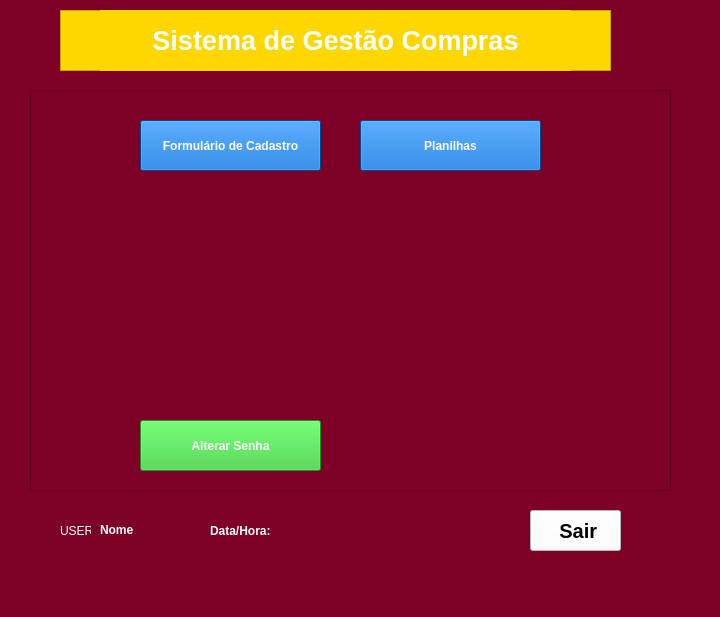
<?xml version="1.0" encoding="UTF-8"?>
<ui version="4.0">
 <class>MainWindow</class>
 <widget class="QMainWindow" name="MainWindow">
  <property name="geometry">
   <rect>
    <x>0</x>
    <y>0</y>
    <width>720</width>
    <height>617</height>
   </rect>
  </property>
  <property name="sizePolicy">
   <sizepolicy hsizetype="Expanding" vsizetype="Expanding">
    <horstretch>0</horstretch>
    <verstretch>0</verstretch>
   </sizepolicy>
  </property>
  <property name="windowTitle">
   <string>Sistema de Gestão</string>
  </property>
  <property name="windowIcon">
   <iconset>
    <normaloff>logo-fiocruz.jpeg</normaloff>logo-fiocruz.jpeg</iconset>
  </property>
  <property name="styleSheet">
   <string notr="true">background-color: rgb(125, 0, 39);</string>
  </property>
  <widget class="QWidget" name="centralwidget">
   <widget class="QPushButton" name="btn_sair">
    <property name="geometry">
     <rect>
      <x>530</x>
      <y>510</y>
      <width>91</width>
      <height>41</height>
     </rect>
    </property>
    <property name="sizePolicy">
     <sizepolicy hsizetype="Expanding" vsizetype="Expanding">
      <horstretch>20</horstretch>
      <verstretch>20</verstretch>
     </sizepolicy>
    </property>
    <property name="font">
     <font>
      <pointsize>15</pointsize>
      <weight>75</weight>
      <bold>true</bold>
     </font>
    </property>
    <property name="cursor">
     <cursorShape>PointingHandCursor</cursorShape>
    </property>
    <property name="styleSheet">
     <string notr="true">
background-color: rgb(255, 255, 255);
color: rgb(0, 0, 0);

</string>
    </property>
    <property name="text">
     <string> Sair</string>
    </property>
    <property name="icon">
     <iconset>
      <normaloff>sair.png</normaloff>sair.png</iconset>
    </property>
    <property name="iconSize">
     <size>
      <width>32</width>
      <height>32</height>
     </size>
    </property>
   </widget>
   <widget class="QLabel" name="label_2">
    <property name="geometry">
     <rect>
      <x>100</x>
      <y>520</y>
      <width>91</width>
      <height>20</height>
     </rect>
    </property>
    <property name="sizePolicy">
     <sizepolicy hsizetype="Expanding" vsizetype="Expanding">
      <horstretch>20</horstretch>
      <verstretch>20</verstretch>
     </sizepolicy>
    </property>
    <property name="font">
     <font>
      <weight>75</weight>
      <bold>true</bold>
     </font>
    </property>
    <property name="styleSheet">
     <string notr="true">color: rgb(255, 255, 255);</string>
    </property>
    <property name="text">
     <string>Nome</string>
    </property>
   </widget>
   <widget class="QLabel" name="label_4">
    <property name="geometry">
     <rect>
      <x>60</x>
      <y>520</y>
      <width>31</width>
      <height>21</height>
     </rect>
    </property>
    <property name="sizePolicy">
     <sizepolicy hsizetype="Expanding" vsizetype="Expanding">
      <horstretch>20</horstretch>
      <verstretch>20</verstretch>
     </sizepolicy>
    </property>
    <property name="styleSheet">
     <string notr="true">color: rgb(255, 255, 255);</string>
    </property>
    <property name="text">
     <string>USER:</string>
    </property>
   </widget>
   <widget class="QFrame" name="frame_campos">
    <property name="geometry">
     <rect>
      <x>30</x>
      <y>90</y>
      <width>641</width>
      <height>401</height>
     </rect>
    </property>
    <property name="frameShape">
     <enum>QFrame::StyledPanel</enum>
    </property>
    <property name="frameShadow">
     <enum>QFrame::Raised</enum>
    </property>
    <widget class="QPushButton" name="btn_cadastrar">
     <property name="geometry">
      <rect>
       <x>110</x>
       <y>30</y>
       <width>181</width>
       <height>51</height>
      </rect>
     </property>
     <property name="sizePolicy">
      <sizepolicy hsizetype="Expanding" vsizetype="Expanding">
       <horstretch>20</horstretch>
       <verstretch>20</verstretch>
      </sizepolicy>
     </property>
     <property name="font">
      <font>
       <pointsize>9</pointsize>
       <weight>75</weight>
       <italic>false</italic>
       <bold>true</bold>
      </font>
     </property>
     <property name="cursor">
      <cursorShape>PointingHandCursor</cursorShape>
     </property>
     <property name="styleSheet">
      <string notr="true">background-color: rgb(0, 102, 204);
color: rgb(255, 255, 255);</string>
     </property>
     <property name="text">
      <string>Formulário de Cadastro</string>
     </property>
     <property name="iconSize">
      <size>
       <width>16</width>
       <height>16</height>
      </size>
     </property>
    </widget>
    <widget class="QPushButton" name="btn_alterar_senha">
     <property name="geometry">
      <rect>
       <x>110</x>
       <y>330</y>
       <width>181</width>
       <height>51</height>
      </rect>
     </property>
     <property name="sizePolicy">
      <sizepolicy hsizetype="Expanding" vsizetype="Expanding">
       <horstretch>20</horstretch>
       <verstretch>20</verstretch>
      </sizepolicy>
     </property>
     <property name="font">
      <font>
       <pointsize>9</pointsize>
       <weight>75</weight>
       <italic>false</italic>
       <bold>true</bold>
      </font>
     </property>
     <property name="cursor">
      <cursorShape>PointingHandCursor</cursorShape>
     </property>
     <property name="styleSheet">
      <string notr="true">color: rgb(255, 255, 255);
background-color: rgb(50, 205, 50);</string>
     </property>
     <property name="text">
      <string>Alterar Senha</string>
     </property>
    </widget>
    <widget class="QPushButton" name="btn_planilhas">
     <property name="geometry">
      <rect>
       <x>330</x>
       <y>30</y>
       <width>181</width>
       <height>51</height>
      </rect>
     </property>
     <property name="sizePolicy">
      <sizepolicy hsizetype="Expanding" vsizetype="Expanding">
       <horstretch>20</horstretch>
       <verstretch>20</verstretch>
      </sizepolicy>
     </property>
     <property name="font">
      <font>
       <pointsize>9</pointsize>
       <weight>75</weight>
       <italic>false</italic>
       <bold>true</bold>
      </font>
     </property>
     <property name="cursor">
      <cursorShape>PointingHandCursor</cursorShape>
     </property>
     <property name="styleSheet">
      <string notr="true">background-color: rgb(0, 102, 204);
color: rgb(255, 255, 255);</string>
     </property>
     <property name="text">
      <string>Planilhas</string>
     </property>
     <property name="iconSize">
      <size>
       <width>16</width>
       <height>16</height>
      </size>
     </property>
    </widget>
   </widget>
   <widget class="QLabel" name="label_3">
    <property name="geometry">
     <rect>
      <x>290</x>
      <y>520</y>
      <width>131</width>
      <height>21</height>
     </rect>
    </property>
    <property name="sizePolicy">
     <sizepolicy hsizetype="Expanding" vsizetype="Expanding">
      <horstretch>20</horstretch>
      <verstretch>20</verstretch>
     </sizepolicy>
    </property>
    <property name="styleSheet">
     <string notr="true">color: rgb(255, 255, 255);</string>
    </property>
    <property name="text">
     <string/>
    </property>
   </widget>
   <widget class="QLabel" name="label_6">
    <property name="geometry">
     <rect>
      <x>210</x>
      <y>520</y>
      <width>71</width>
      <height>21</height>
     </rect>
    </property>
    <property name="font">
     <font>
      <weight>75</weight>
      <bold>true</bold>
     </font>
    </property>
    <property name="styleSheet">
     <string notr="true">color: rgb(255, 255, 255);</string>
    </property>
    <property name="text">
     <string>Data/Hora:</string>
    </property>
   </widget>
   <widget class="QFrame" name="frame_titulo">
    <property name="geometry">
     <rect>
      <x>60</x>
      <y>10</y>
      <width>551</width>
      <height>61</height>
     </rect>
    </property>
    <property name="styleSheet">
     <string notr="true">background-color: rgb(255, 215, 0);</string>
    </property>
    <property name="frameShape">
     <enum>QFrame::StyledPanel</enum>
    </property>
    <property name="frameShadow">
     <enum>QFrame::Raised</enum>
    </property>
    <widget class="QLabel" name="txt_titulo">
     <property name="geometry">
      <rect>
       <x>40</x>
       <y>0</y>
       <width>471</width>
       <height>61</height>
      </rect>
     </property>
     <property name="sizePolicy">
      <sizepolicy hsizetype="Preferred" vsizetype="Preferred">
       <horstretch>0</horstretch>
       <verstretch>0</verstretch>
      </sizepolicy>
     </property>
     <property name="font">
      <font>
       <pointsize>20</pointsize>
       <weight>75</weight>
       <bold>true</bold>
      </font>
     </property>
     <property name="styleSheet">
      <string notr="true">color: rgb(255, 255, 255);</string>
     </property>
     <property name="text">
      <string>Sistema de Gestão Compras</string>
     </property>
     <property name="alignment">
      <set>Qt::AlignCenter</set>
     </property>
    </widget>
   </widget>
   <zorder>frame_campos</zorder>
   <zorder>label_2</zorder>
   <zorder>label_4</zorder>
   <zorder>label_3</zorder>
   <zorder>label_6</zorder>
   <zorder>frame_titulo</zorder>
   <zorder>btn_sair</zorder>
  </widget>
  <widget class="QMenuBar" name="menubar">
   <property name="geometry">
    <rect>
     <x>0</x>
     <y>0</y>
     <width>720</width>
     <height>21</height>
    </rect>
   </property>
  </widget>
  <widget class="QStatusBar" name="statusbar"/>
 </widget>
 <resources/>
 <connections/>
</ui>
